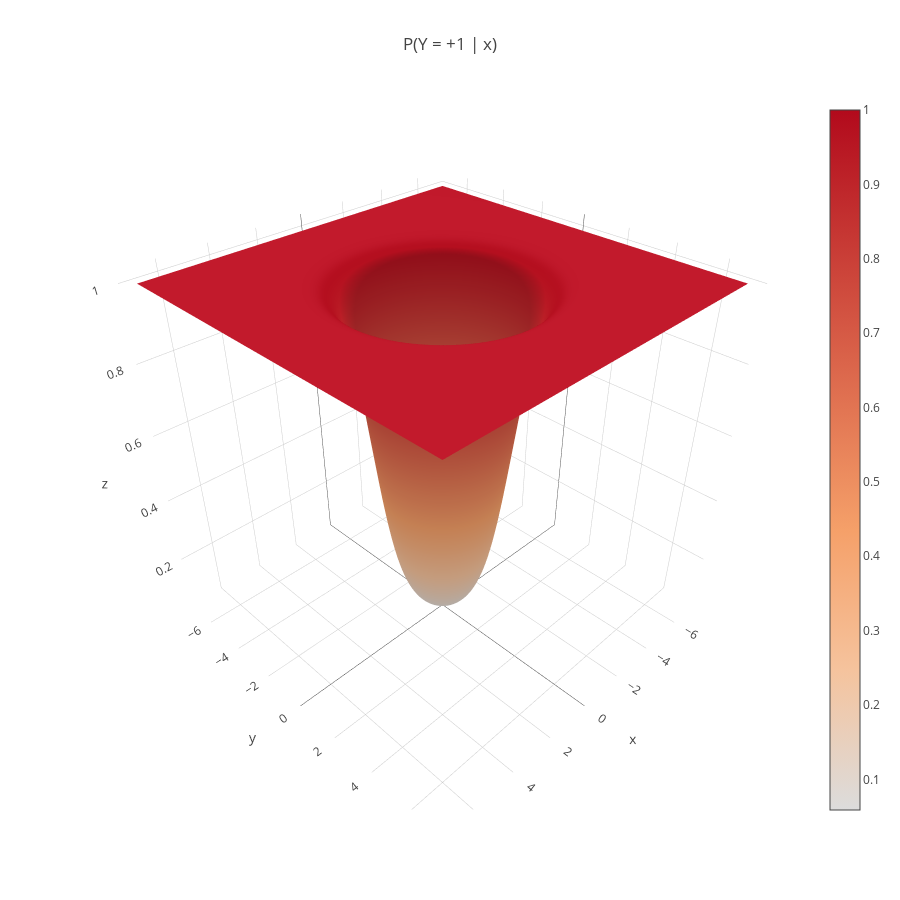

Notebook code for this chart:
### Markdown cell above
We note that (as expected from the variance,) the distribution of $-1$ is significantly tighter than that of $+1$.

That is intuitively, the inclusion into class $+1$ as opposed to $-1$ is more likely the farther away we get from the origin.

And this is what we plot next.

### Code cell
data = [Surface(
    x=x,
    y=y,
    z=pdp / (pdp + pdn),
    colorscale="Reds")]
layout = Layout(
    autosize=False,
    width=900,
    height=900,
    title="P(Y = +1 | x)"
)
fig = Figure(data=data, layout=layout)
iplot(fig)

### Figure 1 — Plotly figure (JSON) as saved in the notebook; plotly's stock layout.template omitted (floating-point values rounded to 4 significant figures; data arrays with more than 128 entries replaced by an {"elided": "..."} marker saying what was removed)
{"data": [{"colorscale": "Reds", "type": "surface", "x": {"elided": "141x141 float values"}, "y": {"elided": "141x141 float values"}, "z": {"elided": "141x141 float values"}}], "layout": {"autosize": false, "height": 900, "title": "P(Y = +1 | x)", "width": 900}}
